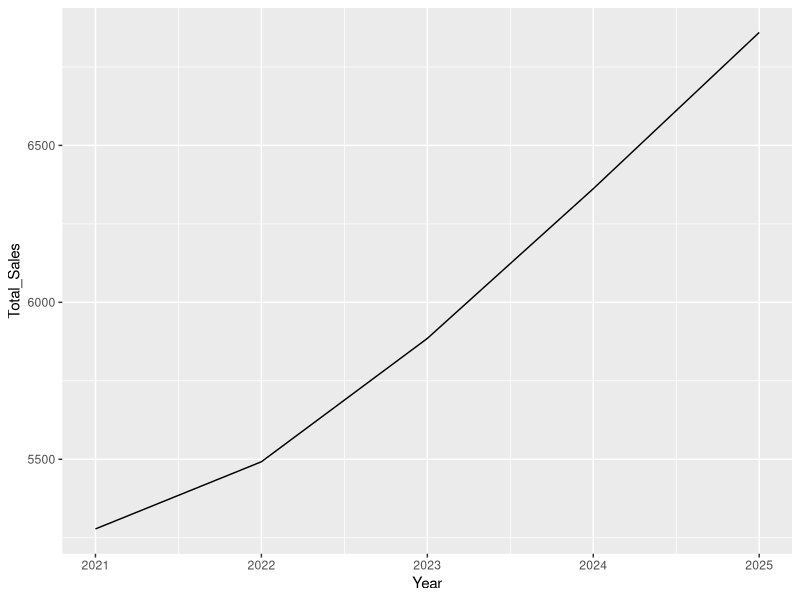
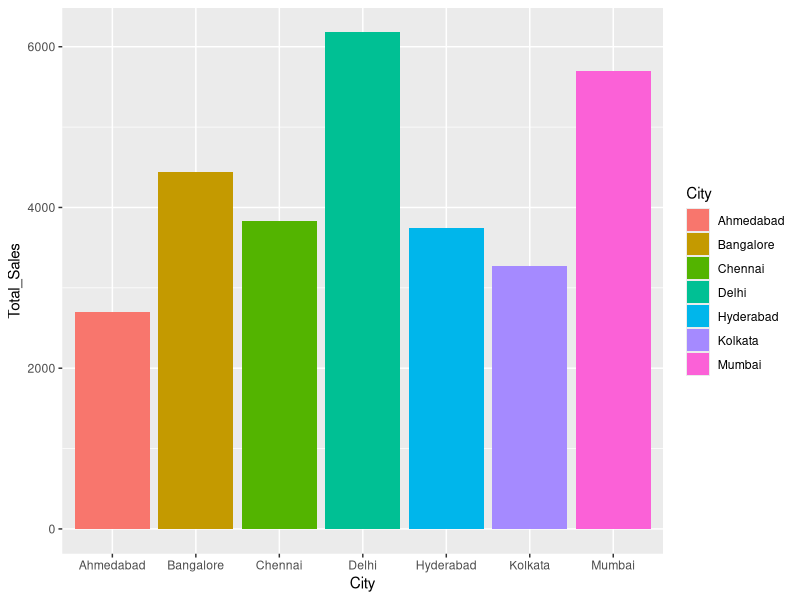
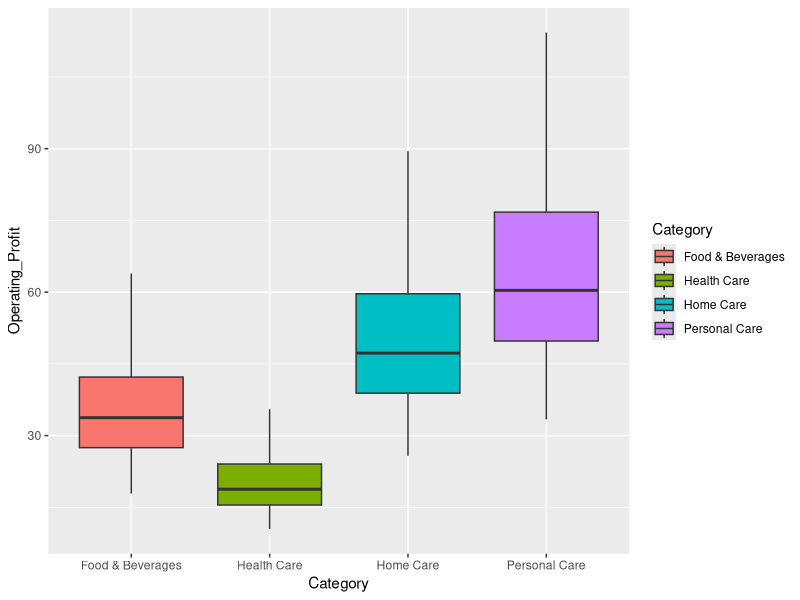

Recreate these plots in R, in order.
## ---- chunk 1
library(readxl)
library(tidyverse)
library(ggplot2)

SalesData <- read_excel("SalesData.xlsx")
## ---- chunk 2
year_sales <- tapply(SalesData$Sales, SalesData$Year, sum)
yearwise_sales <- data.frame(
  Year = names(year_sales),
  Total_Sales = as.numeric(year_sales)
)
knitr::kable(yearwise_sales)
yearwise_sales$Year <- as.numeric(yearwise_sales$Year)

ggplot(yearwise_sales, aes(Year, Total_Sales)) +
  geom_line()
## ---- chunk 3
city_sales <- tapply(SalesData$Sales, SalesData$City, sum)

city_sales_df <- data.frame(
  City = names(city_sales),
  Total_Sales = as.numeric(city_sales)
)

ggplot(city_sales_df, aes(City, Total_Sales, fill = City)) +
  geom_col()
## ---- chunk 4
ggplot(SalesData, aes(Category, Operating_Profit, fill = Category)) +
  geom_boxplot()
